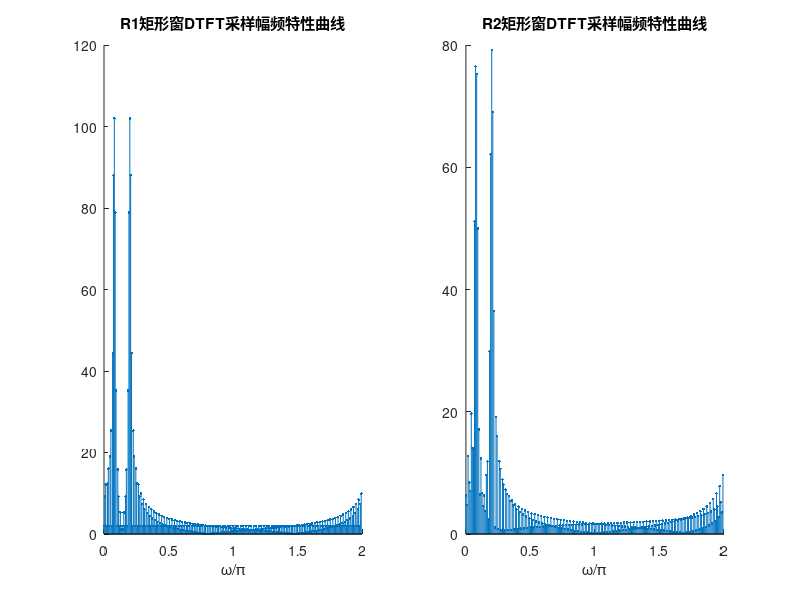

MATLAB code for this plot:
f1 = 24; f2 = 60;

omega_0 = 2*pi * f1 * f2 / lcm(f1, f2);
T0 = 2*pi / omega_0;

%采样频率600Hz
fs1 = 600;
fs2 = 600;

%对x信号采样
N1 = floor(2*T0 * fs1);
N2 = floor(1.6*T0 * fs2);

n1 = 0:3*N1-1;
n2 = 0:3*N2-1;

t1 = n1 * (1 / fs1);
t2 = n2 * (1 / fs2);

x1 = (exp(1j * 2*pi * f1 * t1) + exp(1j * 2*pi * f2 * t1)) .* (n1 <= N1);
x2 = (exp(1j * 2*pi * f1 * t2) + exp(1j * 2*pi * f2 * t2)) .* (n2 <= N2);

%DFT变换
X1 = x1 * (exp(-1j * 2*pi / (3*N1))).^(n1' * n1);
X2 = x2 * (exp(-1j * 2*pi / (3*N2))).^(n2' * n2);


% subplot(4, 2, 1);


% subplot(4, 2, 2);
% stem(n1, angle(X1), '.');
% title('R1矩形窗采样DFT相频特性图');
% xlabel('k');

%DTFT变换

%将[0, 2pi]分成5000个点
N = 5000; 
k = 0:N-1; 
w = (2*pi/N) * k;

%DTFT变换
DTFT_X1 = x1 * (exp(-1j * 2*pi / N)).^(n1' * k);




%幅频特性
 subplot(1, 2, 1);
 %plot(w/pi, abs(DTFT_X1));
 title('R1矩形窗DTFT采样幅频特性曲线');


 %title('R1矩形窗采样DFT幅频特性图');
 %xlabel('k');

 hold on;
 n1 = n1 * 2 / 300;
 stem(n1, abs(X1), '.');
 xlabel('\omega/\pi');
%legend('R_1矩形窗截取补零后DTFT变换幅度谱', 'R_1矩形窗截取补零后DFT变换幅度谱');

%相频特性
% subplot(4, 2, 4);
% plot(w/pi, angle(DTFT_X1));
% title('R1矩形窗DTFT采样相频特性曲线');
% xlabel('w/pi');


% subplot(4, 2, 5);

% title('R2矩形窗采样DFT幅频特性图');
% xlabel('k');

% subplot(4, 2, 6);
% stem(n2, angle(X2), '.');
% title('R2矩形窗采样DFT相频特性图');
% xlabel('k');


% %DTFT变换
DTFT_X2 = x2 * (exp(-1j * 2*pi / N)).^(n2' * k);

% %幅频特性
 subplot(1, 2, 2);
%plot(w/pi, abs(DTFT_X2));
title('R2矩形窗DTFT采样幅频特性曲线');


hold on;
n2 = n2 * 2 / 240;
stem(n2, abs(X2), '.');
xlabel('\omega/\pi');
%legend('R_2矩形窗截取补零后DTFT变换幅度谱', 'R_2矩形窗截取补零后DFT变换幅度谱');

% %相频特性
% subplot(4, 2, 8);
% plot(w/pi, angle(DTFT_X2));
% title('R2矩形窗DTFT采样相频特性曲线');
% xlabel('w/pi');